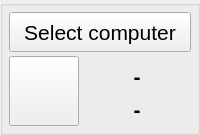
    <widget class="QGroupBox" name="groupBox_3">
     <property name="sizePolicy">
      <sizepolicy hsizetype="MinimumExpanding" vsizetype="Preferred">
       <horstretch>0</horstretch>
       <verstretch>0</verstretch>
      </sizepolicy>
     </property>
     <property name="title">
      <string/>
     </property>
     <layout class="QGridLayout" name="gridLayout_6">
      <property name="leftMargin">
       <number>6</number>
      </property>
      <property name="topMargin">
       <number>6</number>
      </property>
      <property name="rightMargin">
       <number>6</number>
      </property>
      <property name="bottomMargin">
       <number>6</number>
      </property>
      <property name="spacing">
       <number>4</number>
      </property>
      <item row="0" column="0">
       <layout class="QGridLayout" name="gridLayout_4">
        <item row="2" column="1">
         <widget class="QLabel" name="label_computer_model">
          <property name="minimumSize">
           <size>
            <width>0</width>
            <height>30</height>
           </size>
          </property>
          <property name="font">
           <font>
            <pointsize>16</pointsize>
            <bold>true</bold>
           </font>
          </property>
          <property name="text">
           <string>-</string>
          </property>
          <property name="alignment">
           <set>Qt::AlignCenter</set>
          </property>
         </widget>
        </item>
        <item row="1" column="1">
         <widget class="QLabel" name="label_computer_producer">
          <property name="minimumSize">
           <size>
            <width>0</width>
            <height>30</height>
           </size>
          </property>
          <property name="font">
           <font>
            <pointsize>16</pointsize>
            <bold>true</bold>
           </font>
          </property>
          <property name="text">
           <string>-</string>
          </property>
          <property name="alignment">
           <set>Qt::AlignBottom|Qt::AlignHCenter</set>
          </property>
         </widget>
        </item>
        <item row="0" column="0" colspan="2">
         <widget class="QPushButton" name="pushButton_get_computer">
          <property name="minimumSize">
           <size>
            <width>0</width>
            <height>40</height>
           </size>
          </property>
          <property name="font">
           <font>
            <pointsize>16</pointsize>
           </font>
          </property>
          <property name="focusPolicy">
           <enum>Qt::ClickFocus</enum>
          </property>
          <property name="text">
           <string>Select computer</string>
          </property>
          <property name="icon">
           <iconset resource="../../resources.qrc">
            <normaloff>:/PNG/IMG/edit.png</normaloff>:/PNG/IMG/edit.png</iconset>
          </property>
          <property name="iconSize">
           <size>
            <width>32</width>
            <height>32</height>
           </size>
          </property>
         </widget>
        </item>
        <item row="1" column="0" rowspan="2">
         <widget class="QPushButton" name="pushButton_show_computer">
          <property name="minimumSize">
           <size>
            <width>70</width>
            <height>70</height>
           </size>
          </property>
          <property name="maximumSize">
           <size>
            <width>70</width>
            <height>70</height>
           </size>
          </property>
          <property name="focusPolicy">
           <enum>Qt::ClickFocus</enum>
          </property>
          <property name="text">
           <string/>
          </property>
          <property name="icon">
           <iconset resource="../../resources.qrc">
            <normaloff>:/PNG/IMG/laptop.png</normaloff>:/PNG/IMG/laptop.png</iconset>
          </property>
          <property name="iconSize">
           <size>
            <width>60</width>
            <height>60</height>
           </size>
          </property>
         </widget>
        </item>
       </layout>
      </item>
     </layout>
    </widget>
